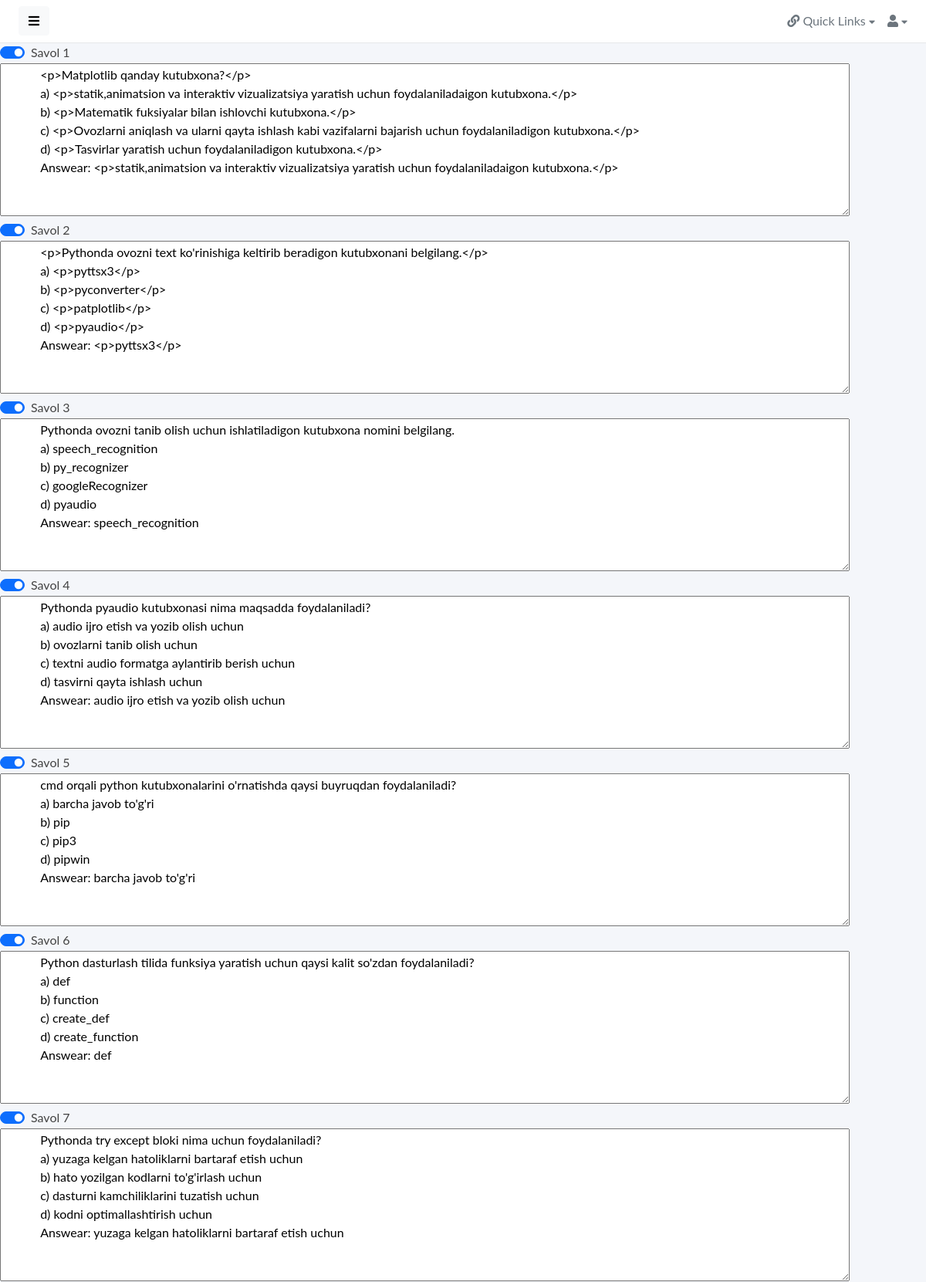
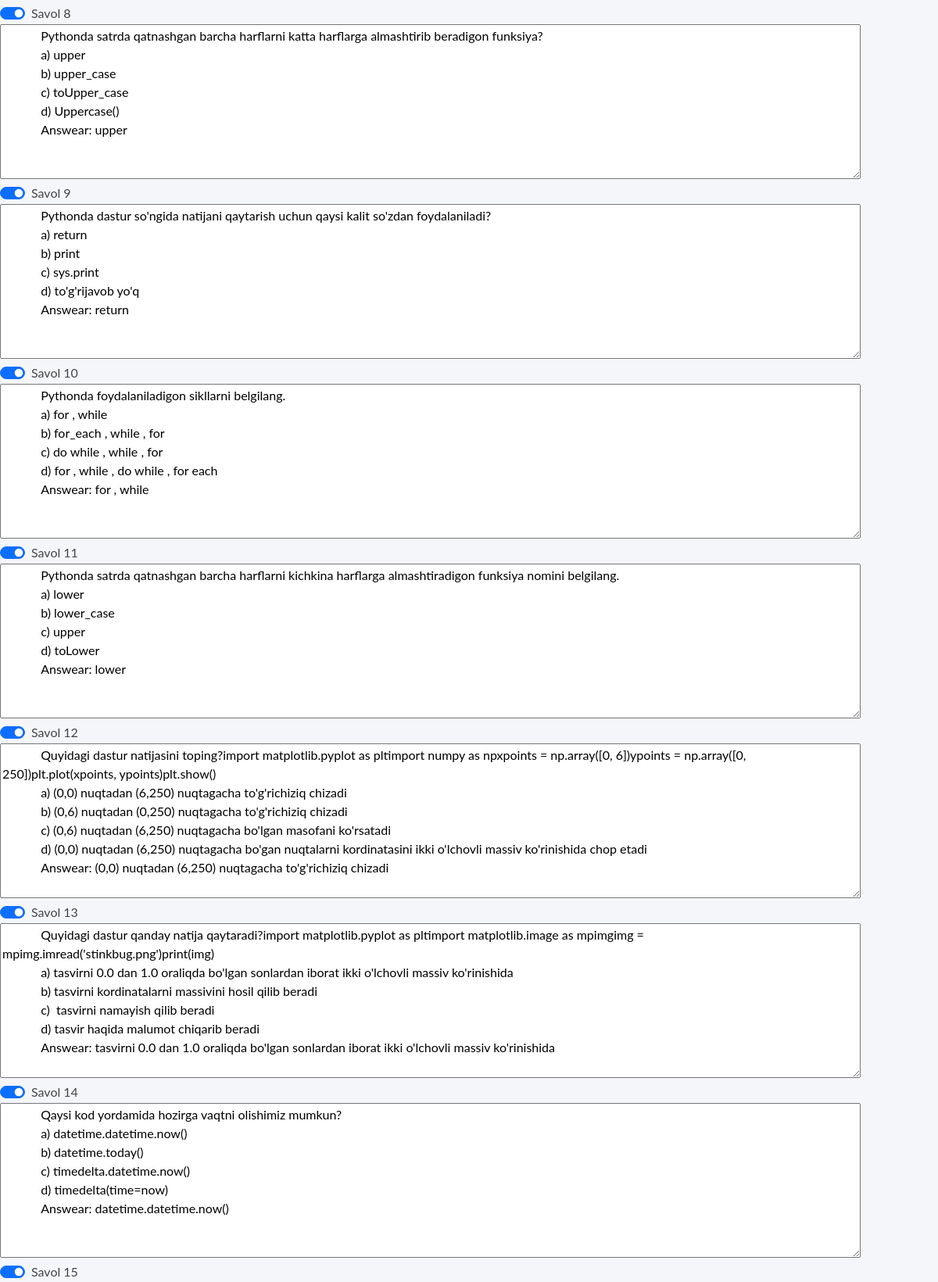
The app's page /edit_test/1 (upper part) with its own data (2 pictures, top to bottom).
### app/models.py (models this page shows, shortened)
class Question(models.Model):
    subject = models.ForeignKey(Subject_categories, on_delete=models.SET_NULL, null=True)
    question = RichTextUploadingField(blank=True, null=True)
    var1 = RichTextUploadingField(blank=True, null=True)
    var2 = RichTextUploadingField(blank=True, null=True)
    var3 = RichTextUploadingField(blank=True, null=True)
    var4 = RichTextUploadingField(blank=True, null=True)
    ans = RichTextUploadingField(blank=True, null=True)
    status = models.BooleanField(default=False)

### app/views.py (the view)
# urls.py: path('edit_test/<int:id>', edit_test, name='edit_test'),
def edit_test(request,id):
    questions = Question.objects.filter(subject_id = id)
    return render(request, 'app/edittest.html', {'tests':questions})

### app/templates/app/edittest.html (shortened to what this page needs)
{% extends 'app/dashboard.html' %}
{% block content %}
    <form style="overflow: scroll"  action="{% url 'url_test' %}" method="post">
    {% for i in tests %}
        <div class="form-check form-switch">
            <input class="form-check-input" type="checkbox" name="switch{{ i.id }}" value="{{ i.id }}" checked>
            <label class="form-check-label" for="flexSwitchCheckDefault">Savol {{ i.id }}</label>
        </div>
        <textarea rows="8" cols="120">
            {{ i.question|safe}}
            a) {{ i.var1 }}
            b) {{ i.var2 }}
            c) {{ i.var3 }}
            d) {{ i.var4 }}
            Answear: {{ i.ans }}
        </textarea>
    {% endfor %}
    </form>
{% endblock %}

### app/static/assets/css/master.css (style rules this page uses)
body, h1, .h1, h2, .h2, h3, .h3, h4, .h4, h5, .h5, h6, .h6, p, a, td { -moz-osx-font-smoothing: grayscale; -webkit-font-smoothing: antialiased; }
body { width: 100%; height: 100%; background: #f4f6fa; font-family: "Lato", "Helvetica Neue", Arial, Helvetica, sans-serif; font-size: 1rem; color: #444; }

### records on screen
Question: id "1", question "<p>Matplotlib qanday kutubxona?</p> a) <p>statik,animatsion va interaktiv vizualizatsiya yaratish uchun foydalaniladaigon kutubxona.</p> b) <p>Matematik fuksiyalar bilan ishlovchi kutubxona.</p> c) <p>Ovozlarni aniqlash va ularni qayta ishlash kabi vazifalarni bajarish uchun foydalaniladigon kutubxona.</p> d) <p>Tasvirlar yaratish uchun foydalaniladigon kutubxona.</p> Answear: <p>statik,animatsion va interaktiv vizualizatsiya yaratish uchun foydalaniladaigon kutubxona.</p>"
Question: id "2", question "<p>Pythonda ovozni text ko'rinishiga keltirib beradigon kutubxonani belgilang.</p> a) <p>pyttsx3</p> b) <p>pyconverter</p> c) <p>patplotlib</p> d) <p>pyaudio</p> Answear: <p>pyttsx3</p>"
Question: id "3", question "Pythonda ovozni tanib olish uchun ishlatiladigon kutubxona nomini belgilang. a) speech_recognition b) py_recognizer c) googleRecognizer d) pyaudio Answear: speech_recognition"
Question: id "4", question "Pythonda pyaudio kutubxonasi nima maqsadda foydalaniladi? a) audio ijro etish va yozib olish uchun b) ovozlarni tanib olish uchun c) textni audio formatga aylantirib berish uchun d) tasvirni qayta ishlash uchun Answear: audio ijro etish va yozib olish uchun"
Question: id "5", question "cmd orqali python kutubxonalarini o'rnatishda qaysi buyruqdan foydalaniladi? a) barcha javob to'g'ri b) pip c) pip3 d) pipwin Answear: barcha javob to'g'ri"
Question: id "6", question "Python dasturlash tilida funksiya yaratish uchun qaysi kalit so'zdan foydalaniladi? a) def b) function c) create_def d) create_function Answear: def"
Question: id "7", question "Pythonda try except bloki nima uchun foydalaniladi? a) yuzaga kelgan hatoliklarni bartaraf etish uchun b) hato yozilgan kodlarni to'g'irlash uchun c) dasturni kamchiliklarini tuzatish uchun d) kodni optimallashtirish uchun Answear: yuzaga kelgan hatoliklarni bartaraf etish uchun"
Question: id "8", question "Pythonda satrda qatnashgan barcha harflarni katta harflarga almashtirib beradigon funksiya? a) upper b) upper_case c) toUpper_case d) Uppercase() Answear: upper"
Question: id "9", question "Pythonda dastur so'ngida natijani qaytarish uchun qaysi kalit so'zdan foydalaniladi? a) return b) print c) sys.print d) to'g'rijavob yo'q Answear: return"
Question: id "10", question "Pythonda foydalaniladigon sikllarni belgilang. a) for , while b) for_each , while , for c) do while , while , for d) for , while , do while , for each Answear: for , while"
Question: id "11", question "Pythonda satrda qatnashgan barcha harflarni kichkina harflarga almashtiradigon funksiya nomini belgilang. a) lower b) lower_case c) upper d) toLower Answear: lower"
Question: id "12", question "Quyidagi dastur natijasini toping?import matplotlib.pyplot as pltimport numpy as npxpoints = np.array([0, 6])ypoints = np.array([0, 250])plt.plot(xpoints, ypoints)plt.show() a) (0,0) nuqtadan (6,250) nuqtagacha to'g'richiziq chizadi b) (0,6) nuqtadan (0,250) nuqtagacha to'g'richiziq chizadi c) (0,6) nuqtadan (6,250) nuqtagacha bo'lgan masofani ko'rsatadi d) (0,0) nuqtadan (6,250) nuqtagacha bo'gan nuqtalarni kordinatasini ikki o'lchovli massiv ko'rinishida chop etadi Answear: (0,0) nuqtadan (6,250) nuqtagacha to'g'richiziq chizadi"
Question: id "13", question "Quyidagi dastur qanday natija qaytaradi?import matplotlib.pyplot as pltimport matplotlib.image as mpimgimg = mpimg.imread('stinkbug.png')print(img) a) tasvirni 0.0 dan 1.0 oraliqda bo'lgan sonlardan iborat ikki o'lchovli massiv ko'rinishida b) tasvirni kordinatalarni massivini hosil qilib beradi c) tasvirni namayish qilib beradi d) tasvir haqida malumot chiqarib beradi Answear: tasvirni 0.0 dan 1.0 oraliqda bo'lgan sonlardan iborat ikki o'lchovli massiv ko'rinishida"
Question: id "14", question "Qaysi kod yordamida hozirga vaqtni olishimiz mumkun? a) datetime.datetime.now() b) datetime.today() c) timedelta.datetime.now() d) timedelta(time=now) Answear: datetime.datetime.now()"
Question: id "15"
